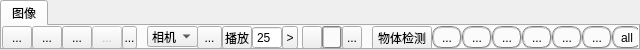
   <widget class="QTabWidget" name="TAB_AUXILIARY">
    <property name="geometry">
     <rect>
      <x>0</x>
      <y>0</y>
      <width>640</width>
      <height>50</height>
     </rect>
    </property>
    <property name="mouseTracking">
     <bool>false</bool>
    </property>
    <property name="focusPolicy">
     <enum>Qt::NoFocus</enum>
    </property>
    <property name="tabPosition">
     <enum>QTabWidget::North</enum>
    </property>
    <property name="tabShape">
     <enum>QTabWidget::Rounded</enum>
    </property>
    <property name="currentIndex">
     <number>0</number>
    </property>
    <widget class="QWidget" name="TAB_CAMERA">
     <attribute name="title">
      <string>图像</string>
     </attribute>
     <widget class="QToolButton" name="BTN_VIDEO">
      <property name="enabled">
       <bool>true</bool>
      </property>
      <property name="geometry">
       <rect>
        <x>60</x>
        <y>0</y>
        <width>30</width>
        <height>23</height>
       </rect>
      </property>
      <property name="cursor">
       <cursorShape>OpenHandCursor</cursorShape>
      </property>
      <property name="focusPolicy">
       <enum>Qt::NoFocus</enum>
      </property>
      <property name="toolTip">
       <string>录像</string>
      </property>
      <property name="text">
       <string>...</string>
      </property>
      <property name="icon">
       <iconset resource="Resources/resources.qrc">
        <normaloff>:/images/Video.png</normaloff>:/images/Video.png</iconset>
      </property>
     </widget>
     <widget class="QToolButton" name="BTN_PAUSE_RECORD">
      <property name="enabled">
       <bool>false</bool>
      </property>
      <property name="geometry">
       <rect>
        <x>90</x>
        <y>0</y>
        <width>30</width>
        <height>23</height>
       </rect>
      </property>
      <property name="cursor">
       <cursorShape>OpenHandCursor</cursorShape>
      </property>
      <property name="focusPolicy">
       <enum>Qt::NoFocus</enum>
      </property>
      <property name="toolTip">
       <string>暂停录像</string>
      </property>
      <property name="text">
       <string>...</string>
      </property>
      <property name="icon">
       <iconset resource="Resources/resources.qrc">
        <normaloff>:/images/Pause.png</normaloff>:/images/Pause.png</iconset>
      </property>
     </widget>
     <widget class="QToolButton" name="BTN_CAMERA">
      <property name="geometry">
       <rect>
        <x>0</x>
        <y>0</y>
        <width>30</width>
        <height>23</height>
       </rect>
      </property>
      <property name="cursor">
       <cursorShape>OpenHandCursor</cursorShape>
      </property>
      <property name="focusPolicy">
       <enum>Qt::NoFocus</enum>
      </property>
      <property name="toolTip">
       <string>连接相机</string>
      </property>
      <property name="text">
       <string>...</string>
      </property>
      <property name="icon">
       <iconset resource="Resources/resources.qrc">
        <normaloff>:/images/StartRed.png</normaloff>:/images/StartRed.png</iconset>
      </property>
     </widget>
     <widget class="QToolButton" name="BTN_CAPTURE">
      <property name="enabled">
       <bool>true</bool>
      </property>
      <property name="geometry">
       <rect>
        <x>30</x>
        <y>0</y>
        <width>30</width>
        <height>23</height>
       </rect>
      </property>
      <property name="cursor">
       <cursorShape>OpenHandCursor</cursorShape>
      </property>
      <property name="focusPolicy">
       <enum>Qt::NoFocus</enum>
      </property>
      <property name="toolTip">
       <string>抓拍</string>
      </property>
      <property name="text">
       <string>...</string>
      </property>
      <property name="icon">
       <iconset resource="Resources/resources.qrc">
        <normaloff>:/images/Capture.png</normaloff>:/images/Capture.png</iconset>
      </property>
     </widget>
     <widget class="QToolButton" name="BTN_SEL_PATH">
      <property name="geometry">
       <rect>
        <x>120</x>
        <y>0</y>
        <width>15</width>
        <height>23</height>
       </rect>
      </property>
      <property name="focusPolicy">
       <enum>Qt::NoFocus</enum>
      </property>
      <property name="toolTip">
       <string>选择保存路径</string>
      </property>
      <property name="text">
       <string>...</string>
      </property>
     </widget>
     <widget class="QComboBox" name="CMB_IMG_SOURCE">
      <property name="geometry">
       <rect>
        <x>145</x>
        <y>0</y>
        <width>51</width>
        <height>21</height>
       </rect>
      </property>
      <property name="focusPolicy">
       <enum>Qt::NoFocus</enum>
      </property>
      <property name="toolTip">
       <string>选择图像源</string>
      </property>
      <property name="layoutDirection">
       <enum>Qt::LeftToRight</enum>
      </property>
      <property name="editable">
       <bool>false</bool>
      </property>
      <item>
       <property name="text">
        <string>相机</string>
       </property>
      </item>
      <item>
       <property name="text">
        <string>视频</string>
       </property>
      </item>
      <item>
       <property name="text">
        <string>图片</string>
       </property>
      </item>
     </widget>
     <widget class="QToolButton" name="BTN_SEL_IMG_SOURCE">
      <property name="geometry">
       <rect>
        <x>195</x>
        <y>0</y>
        <width>25</width>
        <height>23</height>
       </rect>
      </property>
      <property name="focusPolicy">
       <enum>Qt::NoFocus</enum>
      </property>
      <property name="toolTip">
       <string>选择图像源文件</string>
      </property>
      <property name="text">
       <string>...</string>
      </property>
     </widget>
     <widget class="QToolButton" name="BTN_PLAY_SOURCE">
      <property name="geometry">
       <rect>
        <x>220</x>
        <y>0</y>
        <width>30</width>
        <height>23</height>
       </rect>
      </property>
      <property name="cursor">
       <cursorShape>OpenHandCursor</cursorShape>
      </property>
      <property name="focusPolicy">
       <enum>Qt::NoFocus</enum>
      </property>
      <property name="toolTip">
       <string>Off</string>
      </property>
      <property name="styleSheet">
       <string notr="true"/>
      </property>
      <property name="text">
       <string>播放</string>
      </property>
      <property name="checkable">
       <bool>true</bool>
      </property>
     </widget>
     <widget class="QPushButton" name="BTN_OBJECT_DETECTOR">
      <property name="geometry">
       <rect>
        <x>370</x>
        <y>0</y>
        <width>60</width>
        <height>24</height>
       </rect>
      </property>
      <property name="cursor">
       <cursorShape>OpenHandCursor</cursorShape>
      </property>
      <property name="focusPolicy">
       <enum>Qt::NoFocus</enum>
      </property>
      <property name="toolTip">
       <string>Off</string>
      </property>
      <property name="styleSheet">
       <string notr="true"/>
      </property>
      <property name="text">
       <string>物体检测</string>
      </property>
     </widget>
     <widget class="QToolButton" name="BTN_PLAY_NEXT">
      <property name="geometry">
       <rect>
        <x>280</x>
        <y>0</y>
        <width>16</width>
        <height>23</height>
       </rect>
      </property>
      <property name="focusPolicy">
       <enum>Qt::NoFocus</enum>
      </property>
      <property name="toolTip">
       <string>下一帧</string>
      </property>
      <property name="text">
       <string>&gt;</string>
      </property>
     </widget>
     <widget class="QSpinBox" name="TXT_PLAY_SOURCE_FPS">
      <property name="geometry">
       <rect>
        <x>250</x>
        <y>0</y>
        <width>30</width>
        <height>23</height>
       </rect>
      </property>
      <property name="focusPolicy">
       <enum>Qt::NoFocus</enum>
      </property>
      <property name="buttonSymbols">
       <enum>QAbstractSpinBox::NoButtons</enum>
      </property>
      <property name="minimum">
       <number>1</number>
      </property>
      <property name="maximum">
       <number>100</number>
      </property>
      <property name="value">
       <number>25</number>
      </property>
     </widget>
     <widget class="QToolButton" name="BTN_OOCYTES">
      <property name="geometry">
       <rect>
        <x>430</x>
        <y>0</y>
        <width>30</width>
        <height>23</height>
       </rect>
      </property>
      <property name="cursor">
       <cursorShape>OpenHandCursor</cursorShape>
      </property>
      <property name="focusPolicy">
       <enum>Qt::NoFocus</enum>
      </property>
      <property name="toolTip">
       <string>全部卵细胞</string>
      </property>
      <property name="autoFillBackground">
       <bool>false</bool>
      </property>
      <property name="styleSheet">
       <string notr="true">QToolButton:checked{
    background-color: rgb(0, 200, 0);
	border:2px groove gray;
	border-radius:10px;
	padding:2px 4px;
}
QToolButton:!checked{
	border:2px groove gray;
	border-radius:10px;
	padding:2px 4px;
}
QToolButton:hover {
    background-color: rgb(0, 200, 0);
	border:2px groove gray;
	border-radius:10px;
	padding:2px 4px;
}</string>
      </property>
      <property name="text">
       <string>...</string>
      </property>
      <property name="icon">
       <iconset resource="Resources/resources.qrc">
        <normaloff>:/images/Oocytes.png</normaloff>:/images/Oocytes.png</iconset>
      </property>
      <property name="iconSize">
       <size>
        <width>20</width>
        <height>20</height>
       </size>
      </property>
      <property name="checkable">
       <bool>true</bool>
      </property>
      <property name="checked">
       <bool>false</bool>
      </property>
      <property name="autoExclusive">
       <bool>false</bool>
      </property>
      <property name="autoRaise">
       <bool>false</bool>
      </property>
     </widget>
     <widget class="QToolButton" name="BTN_CUR_OOCYTE">
      <property name="geometry">
       <rect>
        <x>550</x>
        <y>0</y>
        <width>30</width>
        <height>23</height>
       </rect>
      </property>
      <property name="cursor">
       <cursorShape>OpenHandCursor</cursorShape>
      </property>
      <property name="focusPolicy">
       <enum>Qt::NoFocus</enum>
      </property>
      <property name="toolTip">
       <string>当前卵细胞</string>
      </property>
      <property name="styleSheet">
       <string notr="true">QToolButton:checked{
    background-color: rgb(0, 200, 0);
	border:2px groove gray;
	border-radius:10px;
	padding:2px 4px;
}
QToolButton:!checked{
	border:2px groove gray;
	border-radius:10px;
	padding:2px 4px;
}
QToolButton:hover {
    background-color: rgb(0, 200, 0);
	border:2px groove gray;
	border-radius:10px;
	padding:2px 4px;
}</string>
      </property>
      <property name="text">
       <string>...</string>
      </property>
      <property name="icon">
       <iconset resource="Resources/resources.qrc">
        <normaloff>:/images/CurOocyte.png</normaloff>:/images/CurOocyte.png</iconset>
      </property>
      <property name="iconSize">
       <size>
        <width>20</width>
        <height>20</height>
       </size>
      </property>
      <property name="checkable">
       <bool>true</bool>
      </property>
      <property name="checked">
       <bool>false</bool>
      </property>
     </widget>
     <widget class="QToolButton" name="BTN_SOMAS">
      <property name="geometry">
       <rect>
        <x>460</x>
        <y>0</y>
        <width>30</width>
        <height>23</height>
       </rect>
      </property>
      <property name="cursor">
       <cursorShape>OpenHandCursor</cursorShape>
      </property>
      <property name="focusPolicy">
       <enum>Qt::NoFocus</enum>
      </property>
      <property name="toolTip">
       <string>全部体细胞</string>
      </property>
      <property name="styleSheet">
       <string notr="true">QToolButton:checked{
    background-color: rgb(0, 200, 0);
	border:2px groove gray;
	border-radius:10px;
	padding:2px 4px;
}
QToolButton:!checked{
	border:2px groove gray;
	border-radius:10px;
	padding:2px 4px;
}
QToolButton:hover {
    background-color: rgb(0, 200, 0);
	border:2px groove gray;
	border-radius:10px;
	padding:2px 4px;
}</string>
      </property>
      <property name="text">
       <string>...</string>
      </property>
      <property name="icon">
       <iconset resource="Resources/resources.qrc">
        <normaloff>:/images/Somas.png</normaloff>:/images/Somas.png</iconset>
      </property>
      <property name="iconSize">
       <size>
        <width>20</width>
        <height>20</height>
       </size>
      </property>
      <property name="checkable">
       <bool>true</bool>
      </property>
      <property name="checked">
       <bool>false</bool>
      </property>
     </widget>
     <widget class="QToolButton" name="BTN_SHOW_ALL">
      <property name="geometry">
       <rect>
        <x>610</x>
        <y>0</y>
        <width>30</width>
        <height>23</height>
       </rect>
      </property>
      <property name="cursor">
       <cursorShape>OpenHandCursor</cursorShape>
      </property>
      <property name="focusPolicy">
       <enum>Qt::NoFocus</enum>
      </property>
      <property name="toolTip">
       <string>所有物体</string>
      </property>
      <property name="styleSheet">
       <string notr="true">QToolButton:checked{
    background-color: rgb(0, 200, 0);
	border:2px groove gray;
	border-radius:10px;
	padding:2px 4px;
}
QToolButton:!checked{
	border:2px groove gray;
	border-radius:10px;
	padding:2px 4px;
}
QToolButton:hover {
    background-color: rgb(0, 200, 0);
	border:2px groove gray;
	border-radius:10px;
	padding:2px 4px;
}</string>
      </property>
      <property name="text">
       <string>all</string>
      </property>
      <property name="iconSize">
       <size>
        <width>30</width>
        <height>23</height>
       </size>
      </property>
      <property name="checkable">
       <bool>true</bool>
      </property>
      <property name="checked">
       <bool>false</bool>
      </property>
     </widget>
     <widget class="QToolButton" name="BTN_HOLD_PIPETTE">
      <property name="geometry">
       <rect>
        <x>520</x>
        <y>0</y>
        <width>30</width>
        <height>23</height>
       </rect>
      </property>
      <property name="cursor">
       <cursorShape>OpenHandCursor</cursorShape>
      </property>
      <property name="focusPolicy">
       <enum>Qt::NoFocus</enum>
      </property>
      <property name="toolTip">
       <string>吸持针</string>
      </property>
      <property name="styleSheet">
       <string notr="true">QToolButton:checked{
    background-color: rgb(0, 200, 0);
	border:2px groove gray;
	border-radius:10px;
	padding:2px 4px;
}
QToolButton:!checked{
	border:2px groove gray;
	border-radius:10px;
	padding:2px 4px;
}
QToolButton:hover {
    background-color: rgb(0, 200, 0);
	border:2px groove gray;
	border-radius:10px;
	padding:2px 4px;
}</string>
      </property>
      <property name="text">
       <string>...</string>
      </property>
      <property name="icon">
       <iconset resource="Resources/resources.qrc">
        <normaloff>:/images/HoldPipette.png</normaloff>:/images/HoldPipette.png</iconset>
      </property>
      <property name="iconSize">
       <size>
        <width>20</width>
        <height>20</height>
       </size>
      </property>
      <property name="checkable">
       <bool>true</bool>
      </property>
      <property name="checked">
       <bool>false</bool>
      </property>
     </widget>
     <widget class="QToolButton" name="BTN_INJECT_PIPETTE">
      <property name="geometry">
       <rect>
        <x>580</x>
        <y>0</y>
        <width>30</width>
        <height>23</height>
       </rect>
      </property>
      <property name="cursor">
       <cursorShape>OpenHandCursor</cursorShape>
      </property>
      <property name="focusPolicy">
       <enum>Qt::NoFocus</enum>
      </property>
      <property name="toolTip">
       <string>注射针</string>
      </property>
      <property name="styleSheet">
       <string notr="true">QToolButton:checked{
    background-color: rgb(0, 200, 0);
	border:2px groove gray;
	border-radius:10px;
	padding:2px 4px;
}
QToolButton:!checked{
	border:2px groove gray;
	border-radius:10px;
	padding:2px 4px;
}
QToolButton:hover {
    background-color: rgb(0, 200, 0);
	border:2px groove gray;
	border-radius:10px;
	padding:2px 4px;
}</string>
      </property>
      <property name="text">
       <string>...</string>
      </property>
      <property name="icon">
       <iconset resource="Resources/resources.qrc">
        <normaloff>:/images/InjectPipette.png</normaloff>:/images/InjectPipette.png</iconset>
      </property>
      <property name="iconSize">
       <size>
        <width>20</width>
        <height>20</height>
       </size>
      </property>
      <property name="checkable">
       <bool>true</bool>
      </property>
      <property name="checked">
       <bool>false</bool>
      </property>
     </widget>
     <widget class="QToolButton" name="BTN_CUR_SOMA">
      <property name="geometry">
       <rect>
        <x>490</x>
        <y>0</y>
        <width>30</width>
        <height>23</height>
       </rect>
      </property>
      <property name="cursor">
       <cursorShape>OpenHandCursor</cursorShape>
      </property>
      <property name="focusPolicy">
       <enum>Qt::NoFocus</enum>
      </property>
      <property name="toolTip">
       <string>当前体细胞</string>
      </property>
      <property name="styleSheet">
       <string notr="true">QToolButton:checked{
    background-color: rgb(0, 200, 0);
	border:2px groove gray;
	border-radius:10px;
	padding:2px 4px;
}
QToolButton:!checked{
	border:2px groove gray;
	border-radius:10px;
	padding:2px 4px;
}
QToolButton:hover {
    background-color: rgb(0, 200, 0);
	border:2px groove gray;
	border-radius:10px;
	padding:2px 4px;
}</string>
      </property>
      <property name="text">
       <string>...</string>
      </property>
      <property name="icon">
       <iconset resource="Resources/resources.qrc">
        <normaloff>:/images/CurSoma.png</normaloff>:/images/CurSoma.png</iconset>
      </property>
      <property name="iconSize">
       <size>
        <width>20</width>
        <height>20</height>
       </size>
      </property>
      <property name="checkable">
       <bool>true</bool>
      </property>
      <property name="checked">
       <bool>false</bool>
      </property>
     </widget>
     <widget class="QToolButton" name="BTN_SCALAR_BAR">
      <property name="geometry">
       <rect>
        <x>320</x>
        <y>0</y>
        <width>20</width>
        <height>23</height>
       </rect>
      </property>
      <property name="cursor">
       <cursorShape>OpenHandCursor</cursorShape>
      </property>
      <property name="focusPolicy">
       <enum>Qt::NoFocus</enum>
      </property>
      <property name="toolTip">
       <string>比例尺: On</string>
      </property>
      <property name="autoFillBackground">
       <bool>false</bool>
      </property>
      <property name="styleSheet">
       <string notr="true">QToolButton:checked{
    background-color: rgb(0, 200, 0);
	border:2px groove gray;
	border-radius:3px;
}
QToolButton:!checked{
	border:2px groove gray;
	border-radius:3px;
}
QToolButton:hover {
    background-color: rgb(0, 200, 0);
	border:2px groove gray;
	border-radius:3px;
}</string>
      </property>
      <property name="text">
       <string/>
      </property>
      <property name="icon">
       <iconset resource="Resources/resources.qrc">
        <normaloff>:/images/ScaleBar.png</normaloff>:/images/ScaleBar.png</iconset>
      </property>
      <property name="iconSize">
       <size>
        <width>30</width>
        <height>23</height>
       </size>
      </property>
      <property name="checkable">
       <bool>true</bool>
      </property>
      <property name="checked">
       <bool>false</bool>
      </property>
      <property name="autoExclusive">
       <bool>false</bool>
      </property>
      <property name="autoRaise">
       <bool>false</bool>
      </property>
     </widget>
     <widget class="QToolButton" name="BTN_SET_ORIGIN">
      <property name="geometry">
       <rect>
        <x>300</x>
        <y>0</y>
        <width>20</width>
        <height>23</height>
       </rect>
      </property>
      <property name="cursor">
       <cursorShape>OpenHandCursor</cursorShape>
      </property>
      <property name="focusPolicy">
       <enum>Qt::NoFocus</enum>
      </property>
      <property name="toolTip">
       <string>设置原点</string>
      </property>
      <property name="autoFillBackground">
       <bool>true</bool>
      </property>
      <property name="text">
       <string/>
      </property>
      <property name="icon">
       <iconset resource="Resources/resources.qrc">
        <normaloff>:/images/SetOrigin.png</normaloff>:/images/SetOrigin.png</iconset>
      </property>
      <property name="iconSize">
       <size>
        <width>30</width>
        <height>23</height>
       </size>
      </property>
      <property name="autoExclusive">
       <bool>false</bool>
      </property>
      <property name="autoRaise">
       <bool>false</bool>
      </property>
     </widget>
     <widget class="QToolButton" name="BTN_COLOR">
      <property name="geometry">
       <rect>
        <x>340</x>
        <y>0</y>
        <width>20</width>
        <height>23</height>
       </rect>
      </property>
      <property name="cursor">
       <cursorShape>OpenHandCursor</cursorShape>
      </property>
      <property name="mouseTracking">
       <bool>true</bool>
      </property>
      <property name="focusPolicy">
       <enum>Qt::NoFocus</enum>
      </property>
      <property name="toolTip">
       <string>彩色</string>
      </property>
      <property name="autoFillBackground">
       <bool>false</bool>
      </property>
      <property name="styleSheet">
       <string notr="true"/>
      </property>
      <property name="text">
       <string>...</string>
      </property>
      <property name="icon">
       <iconset resource="Resources/resources.qrc">
        <normaloff>:/images/Colorful.png</normaloff>:/images/Colorful.png</iconset>
      </property>
      <property name="iconSize">
       <size>
        <width>30</width>
        <height>23</height>
       </size>
      </property>
      <property name="checkable">
       <bool>true</bool>
      </property>
      <property name="autoExclusive">
       <bool>false</bool>
      </property>
      <property name="autoRaise">
       <bool>false</bool>
      </property>
     </widget>
    </widget>
   </widget>
